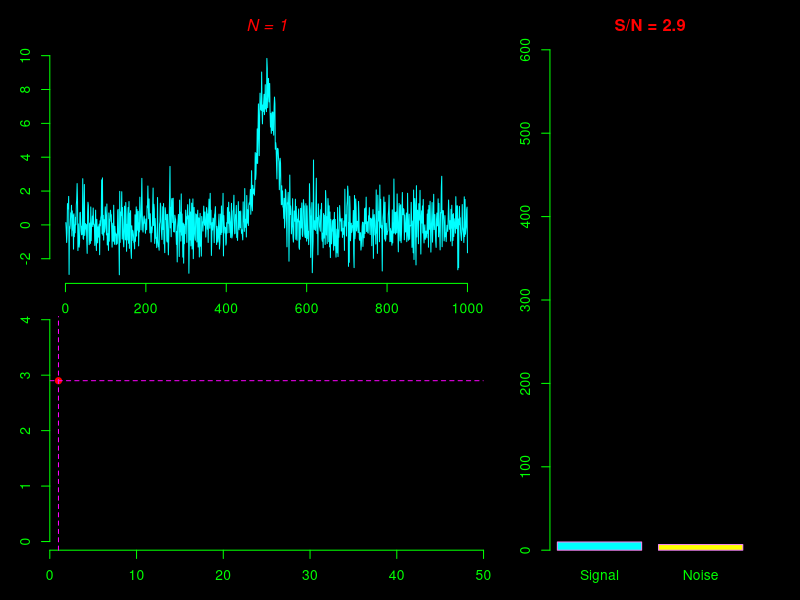
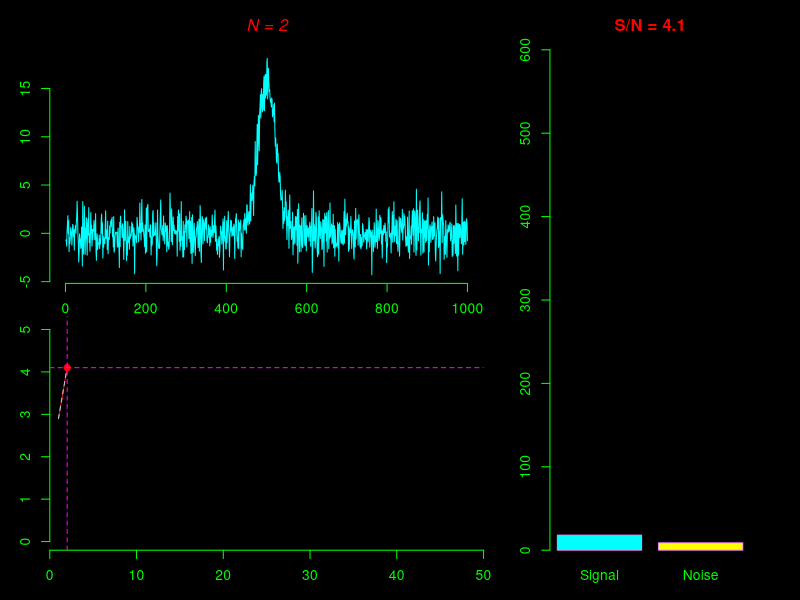
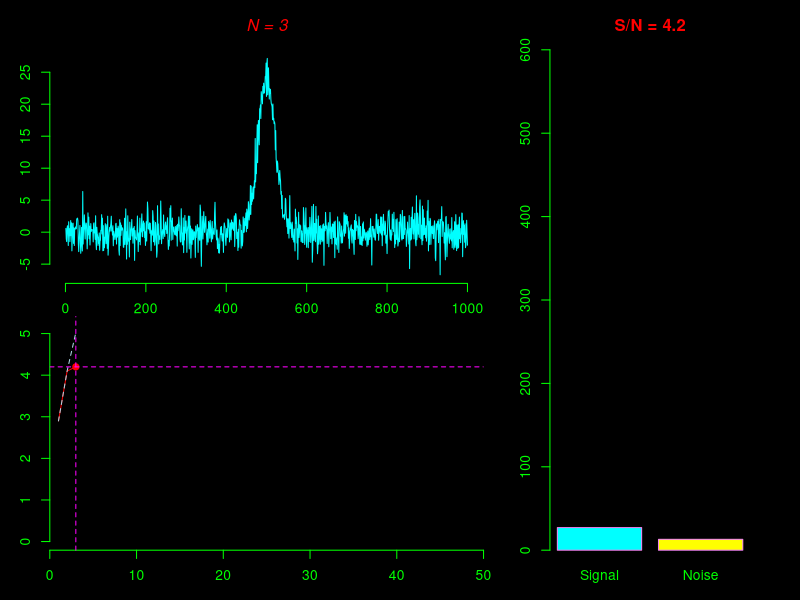
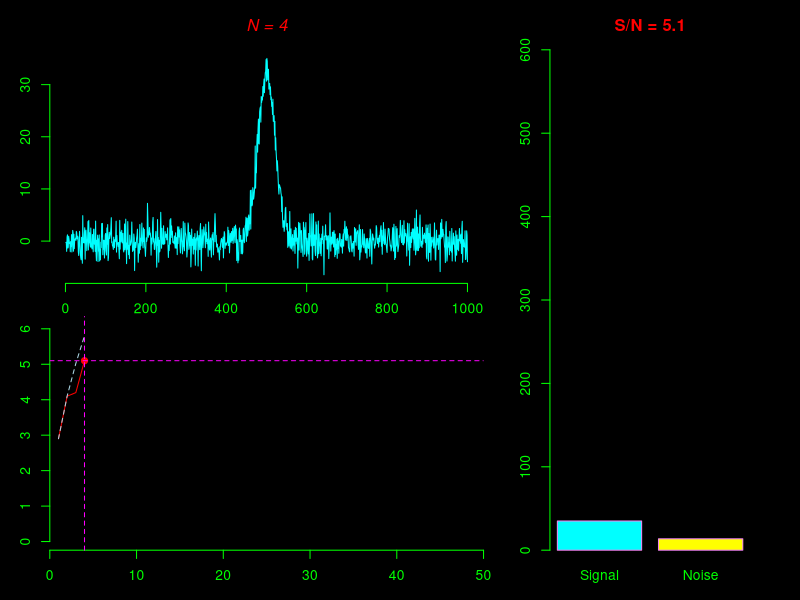
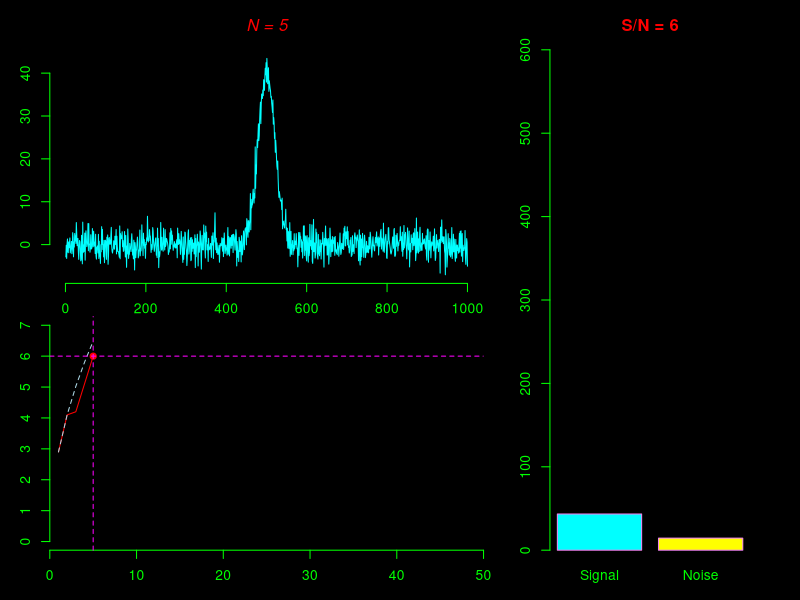
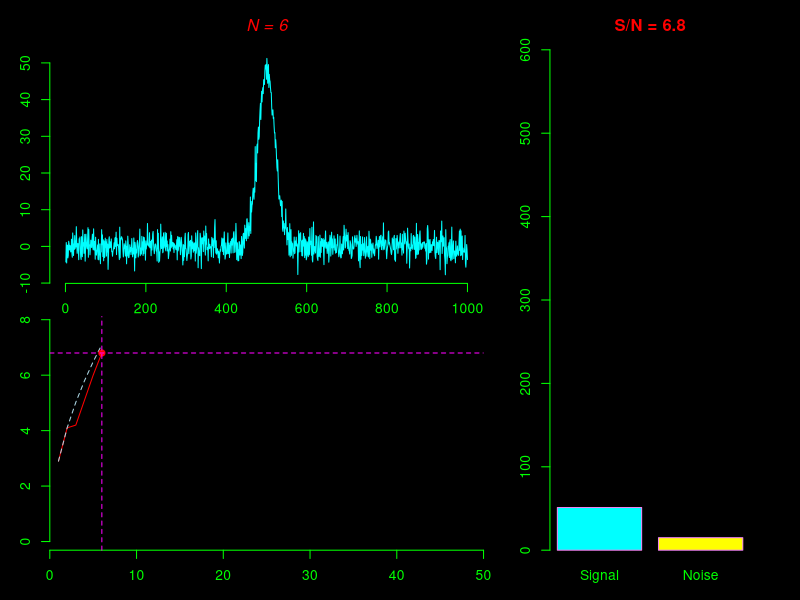
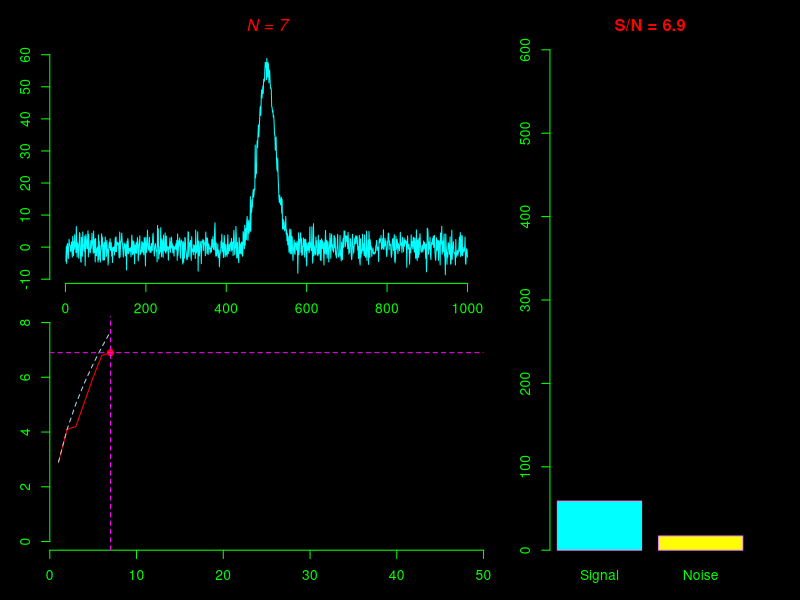
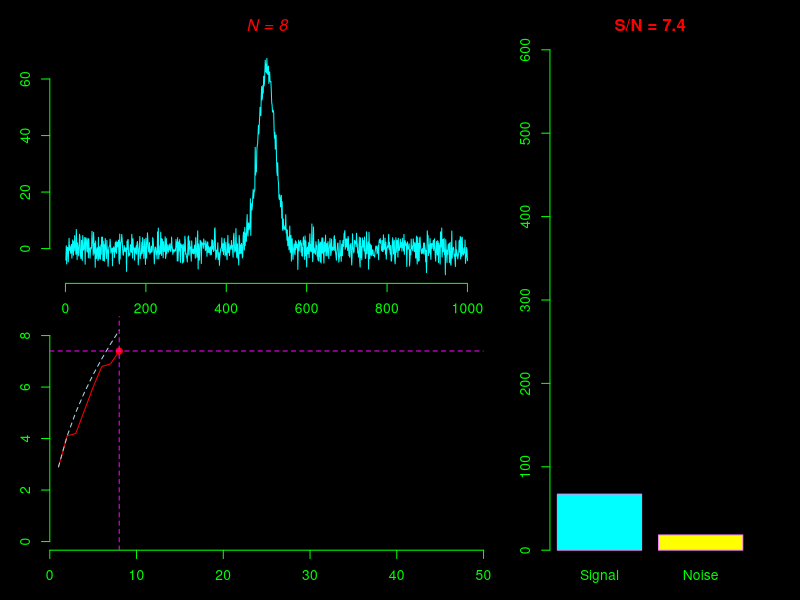

Generate these figures, in order, with R: (Note: this script raises an error after producing the figures.)
# ================== Signal Simulation =======================
# n - length of image sequence;
# points_number - a numeric scalar, number of points to generate per signal instance;
# sig_mag - numeric scalar, signal magnitude;
# m - baseline noise magnitude, i.e. low frequency noise;
# dur_time - numeric, animation duration;
# file_name - output file name w/o extension;
# path - a  path to a temp folder. Default is a current working directory;
# spread - width of the simulated peak signal as a percentage of points_number

signalSim <- function(n = 50, sig_mag = 3, m = 0, ext = 1.5
                      , dur_time = 10
                      , points_number = 1000
                      , spread = 10
                      , file_name
                      , seed = 1988
                      , path = getwd()
                      ){
  require(magick)
  require(magrittr)
  
  # CONSTANTS
  MAX_NPC <- 50
  MAX_TIME <- 10
  SPREAD_LIMS <- c(1, 20)
  
  file_name <- paste(file_name, "gif", sep = ".")
  
  # Create a temporary directory to store an image sequence
  if (file.exists(file.path(path, "out"))){
    dir_out <- file.path(path, "out")
  } else {
    dir.create(file.path(path, "out"))
    dir_out <- file.path(path, "out")
  }
  
  # Checking arguments
  if (spread < SPREAD_LIMS[1] | spread > SPREAD_LIMS[2]) {
    warning("\n spread value must be within ", SPREAD_LIMS[1], " and ", SPREAD_LIMS[2]
            , "\n automatically set to ", SPREAD_LIMS[2], "%", immediate. = TRUE)
    spread <- SPREAD_LIMS[2]
  }
  
  if (dur_time > MAX_TIME) {
    dur_time <- MAX_TIME
    warning("\ndur_time exceeds maximum duration limit and was set to ", MAX_TIME, " (sec)\n", immediate. = TRUE)
    }
  
  # Image ID to generate
  image_id <- MAX_NPC %>% 
    seq(from = 1, to = n, length.out = .) %>% 
    round(., digits = 0) %>% 
    unique()
  
  # Compute fps value for the GIF render
  fps <- ceiling(length(image_id)/dur_time)
  fps <- c(fps, fps)
  
  
  # Work Around FPS Limitation, image_animate requires fps as a factor of 100 !!!
  # Searching in both direction if fps is not a factor of 100
  while (!any(100 %% fps == 0)){
    fps <- fps + c(1, -1)
  }
  
  # Getting right fps value
  fps <- fps[100 %% fps == 0]
  fps <- max(fps)
  
  signal <- 0
  noise <- 0
  pic <- NULL
  s2n <- NULL
  
  # Converts spread from % to number of points
  spread <- round(0.01*points_number*spread, digits = 0)
  if (spread < 1) stop("\n Number of points to compute a signal width is too small, 
                       either spread or points_number need to adjust")
  
  # Max value for the Barplot
  ymax <- sig_mag*n*ext
  
  # Point Sequence per Plot
  point_seq <- 1:points_number
  
  # PURE Signal
  pure <- sig_mag*exp(-(0.5*length(point_seq) - point_seq)^2/spread^2)
  
  # Baseline low frequency noise
  lfnoise <- sin((point_seq)/150)
  
  # Image GENERATION
  for (i in 1:length(image_id)){
    
    # Stacking image names
    pic <- c(pic, paste0(image_id[i], ".png"))
    
    # Generate noise components 
    set.seed(seed = seed)
    noise <- sapply(1:image_id[i]
                    , function(x) rnorm(n = points_number, mean = 0, sd = 1))
    
    # Summation noise over sequence
    noise <- apply(noise, 1, sum)
    
    # Noise Amplitude
    h <- (noise + image_id[i]*m*lfnoise) %>% 
      range() %>% 
      diff()
    
    # Signal Summation
    signal <- noise + image_id[i]*pure
    
    # Compute Signal-to-Noise Ratio 
    s2n <- c(s2n, round(2*max(signal)/h, digits = 1))
    
    # Setup image Render
    png(filename = file.path(dir_out, pic[i])
        , width = 1200
        , height = 680
        , res = 160)
    
    # Layout setup
    layout(matrix(c(1,3,2,3), ncol=2, byrow=TRUE), widths = (c(2,1)))
    
    # Setting margins and style
    par(mar=c(1, 3, 3, 3), 
        bg = "black",
        col.axis ="green",
        col.lab = "green", 
        fg = "green")
    
    # MAIN UPPER PLOT 
    plot(signal, type="l", xlab = NA, ylab = 'Intensity', bty="n", col = "cyan")
    title(main = list(paste0("N = ", image_id[i]), col="red", font=3))
    
    # MAIN BOTTOM PLOT
    par(mar=c(3, 3, 1, 3))
    
    plot(x = image_id[1:i], s2n, type = 'l', col ="red", xlab = NA, ylab = "Apex",
         bty = "n",
         xlim = c(0, n),
         ylim = c(0, max(s2n) + 1),
         xaxs = "i"
         )
    lines(x = image_id[1:i]
          , y = s2n[1]*image_id[1:i]**0.5 # Theoretic SNR
          , col = "lightblue"
          , lty = 2)
    points(x = image_id[i], y = s2n[i], col = "red", pch = 19)
    abline(h = s2n[i], col = "magenta", lty = 2)
    abline(v = image_id[i], col = "magenta", lty = 2)
    
    
    # SIDE BARPLOT
    par(mar = c(3, 1, 3, 3))
    
    barplot(c(max(signal), h), col = c("cyan","yellow"),
            border = "violet",
            names.arg = c("Signal","Noise"),
            ylim = c(0, ymax)
            )
    title(main = paste("S/N = ", s2n[i], sep = ""), col.main = "red")
    
    dev.off()
  }
  
  # Setup a GIF Render
  file.path(dir_out, pic) %>% 
    lapply(., image_read) %>% 
    image_join(.) %>% 
    image_animate(., fps = fps) %>% 
    image_write(., path = file.path(path, file_name))
  
  # NOTIFICATION
  cat("\nDuration: ", dur_time,"(sec)\n")
  cat("\nFrames per second: ", fps,"\n")
  cat("\nInitial SNR: ", s2n[1],"\n")
  cat("\nFinal SNR: ", s2n[length(s2n)],"\n")
  cat("\nMaximum SNR: ", max(s2n)," is achived at ",image_id[s2n == max(s2n)], "th out of ", n," iters\n" , sep = "")
  cat("\nTemporary directory created: ", dir_out,"\n")
  cat("\nGenerated GIF is saved to ", file.path(path, file_name))
  
  # Deleting temporary files
  gc()
  rmvd <- file.remove(list.files(dir_out, full.names = TRUE))
}


signalSim(n = 50, sig_mag = 8, file_name = "TEST", dur_time = 10, seed = 1988, spread = 3)
